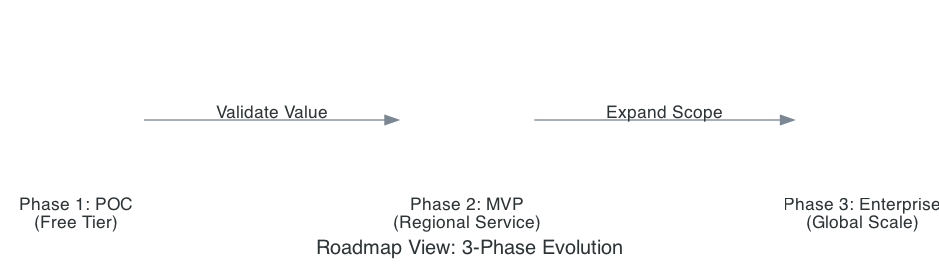

The Python source for this figure:
from diagrams import Diagram, Edge
from diagrams.generic.blank import Blank

graph_attr = {"pad": "0.1", "nodesep": "1.0", "ranksep": "1.5", "bgcolor": "transparent"}

with Diagram("Roadmap View: 3-Phase Evolution", show=False, filename="doc_roadmap_evolution", direction="LR", graph_attr=graph_attr):
    phase1 = Blank("Phase 1: POC\n(Free Tier)")
    phase2 = Blank("Phase 2: MVP\n(Regional Service)")
    phase3 = Blank("Phase 3: Enterprise\n(Global Scale)")

    phase1 >> Edge(label="Validate Value") >> phase2 >> Edge(label="Expand Scope") >> phase3
